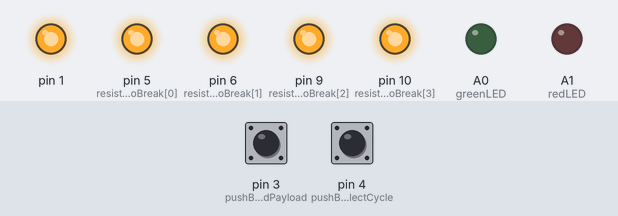
Bench run of a sketch on a simulated Arduino Uno, built with avr-gcc and run on an emulated ATmega328P. On the bench: output pins drawn as LEDs (lit = HIGH). Dashed ring = blinking. The test bench sets the inputs (shaded band); at power-on: pin 3 (pushButtonToSendPayload) LOW, pin 4 (pushButtonToSelectCycle) LOW. No radio packets arrive unless stated.

Above: at 4.8 s.
4.9 s: pin 3 (pushButtonToSendPayload) pulled HIGH for 2.35 s
At 6.4 s:
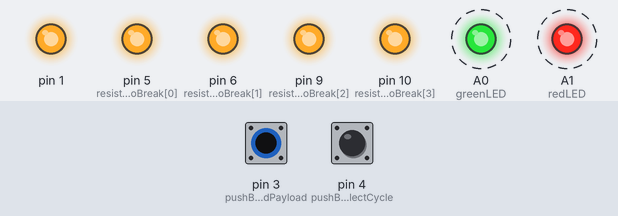
10.0 s: pin 4 (pushButtonToSelectCycle) pulled HIGH for 2.35 s
At 12.4 s:
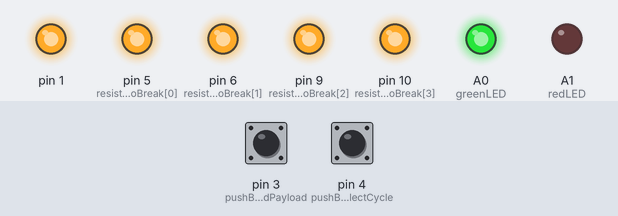
13.8 s: pin 4 (pushButtonToSelectCycle) pulled HIGH for 2.35 s
At 15.4 s:
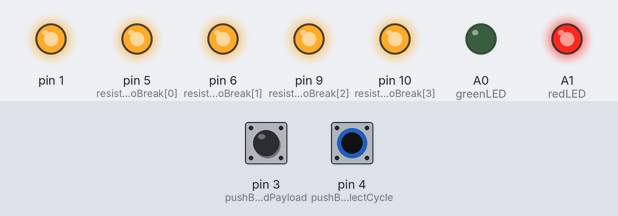
Timing chart, 0 to 16.9 s (numbered marks = the images above; inputs shaded):
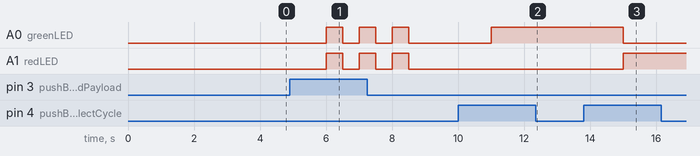

Measured:
- after the input at 4.9 s, A0 (greenLED), A1 (redLED): alternates HIGH for 0.50 s and LOW for 0.50 s, 6 changes in all, then stays LOW, starting after 1.1 s
- after the input at 10.0 s, A0 (greenLED): LOW → HIGH after 1.0 s
- after the input at 13.8 s, A0 (greenLED): HIGH → LOW after 1.2 s; A1 (redLED): LOW → HIGH after 1.2 s

The sketch:

wirelessNodes_Master2.0.ino
```cpp
//Libraries
//See documentation at https://nRF24.github.io/RF24
#include <RF24.h>

//Definition of radio ID in the mesh
#define radioID 0

//A struct variable to hold data that will be transmitted through the radio
//It is essentially the payload that will be always transmitted
struct structPayloadRF {
  //This variable will indicate for slaves to perform measurement cycle 1
  boolean buttonToActivateCycle1_CurrentStatus = false;
  //This variable will indicate for slaves to perform measurement cycle 2
  boolean buttonToActivateCycle2_CurrentStatus = false;
};
//Definition of the type payloadRF as a struct of the type structPayloadRF
typedef struct structPayloadRF payloadRF;
//Creation of a payload variable to send data
payloadRF sentPayload;

//Variables to hold state of the transmissions
boolean payloadTransmissionStatus = true;
boolean sendPayloadToSlaves = false;

//Constructor of the RF24 module
RF24 radio(7, 8);

//Array to hold addresses of the nodes in the mesh, so to identify to which we are communicating
//As RF24 documentation says, "it is very helpful to think of an address as a path
//instead of as an identifying device destination"
//In our case, Master will communicate to all nodes at the same time, so there will be
//only one path to communicate to all, and all slaves will hear it.
byte address[][6] = {"1node"};

//Button state variables, to indicate previous and current state
boolean buttonToSelectCycle_CurrentStatus    = HIGH;
boolean buttonToSendPayload_CurrentStatus    = HIGH;
boolean firstLoop = true;

//Define LED and button pins
#define greenLED A0
#define redLED A1
#define pushButtonToSelectCycle 4
#define pushButtonToSendPayload 3
byte resistorNoBreak[4] = {5,6,9,10}; //Resistor to have a minimum current draw avoid powerbank to shutdown

void setup() {
  //Set no-break resistors to provide a minimum current draw so powerbank doesn't turn off
  for (byte i=0;i<=4;i++){
      pinMode(resistorNoBreak[i], OUTPUT);
      digitalWrite(resistorNoBreak[i], HIGH);
  }
  //Initialize RF24 module
  radio.begin();
  //Configure RF24 module to write on the pipe indicated on address[0]
  radio.openWritingPipe(address[0]);
  //Configuring the pins
  pinMode(greenLED, OUTPUT);
  pinMode(redLED, OUTPUT);
  pinMode(pushButtonToSelectCycle, INPUT);
  pinMode(pushButtonToSendPayload, INPUT);
}

void loop() {
  //If sendPayloadToSlaves variable is TRUE, it indicates a payload is to be sent to the slaves
  //If payloadTransmissionStatus is not TRUE, than last payload was unsuccesfully transmitted
  //and a new attempt should be made to transmit it again
  if (sendPayloadToSlaves || !payloadTransmissionStatus) {
    blinkLED(); //blink LEDs 3 times to indicate that an attempt to send the payload is being done
    payloadTransmissionStatus = radio.write( &sentPayload, sizeof(payloadRF) ); //Send payload sentPayload
    //payloadTransmissionStatus will store the transmission status: TRUE = succesful; FALSE = unsuccesful
    sendPayloadToSlaves = false; //One attempt to transmit the payload has been done, so this can be set to FALSE
    //In the end, LEDs will be off until a new cycle is selected with the push button
  }

  //Check if the pushButtonToSelectCycle has been pushed
  //If it is pushed, we should switch the measurement cycle to be sent to the slaves
  buttonToSelectCycle_CurrentStatus = digitalRead(pushButtonToSelectCycle);
  if (buttonToSelectCycle_CurrentStatus) {
    //If the above evaluates to true, than a new pushing event has occurred
    //Change the status of the payload accordingly to user input
    //The push button will change from cycle 1 to 2, and 2 to 1, sequentially
    if (firstLoop == true) {
      //This is only for the first loop (pressing), so to initialize the variables
      sentPayload.buttonToActivateCycle1_CurrentStatus = true;
      firstLoop = false;
    } else {
      //If it is not the first loop, then we shoul just swipe the variable status
      sentPayload.buttonToActivateCycle1_CurrentStatus = !sentPayload.buttonToActivateCycle1_CurrentStatus;
      sentPayload.buttonToActivateCycle2_CurrentStatus = !sentPayload.buttonToActivateCycle2_CurrentStatus;
    }
    //LEDs will indicate which measurement cycle was chosen and that will be/was transmitted to the slaves
    digitalWrite(greenLED, sentPayload.buttonToActivateCycle1_CurrentStatus);
    digitalWrite(redLED, sentPayload.buttonToActivateCycle2_CurrentStatus);
  }
  delay(1000); //Delay to reduce the chance of consecutive pushes to the button be detected

  //Check if the pushButtonToSendPayload has been pushed
  //If it is pushed, we should indicate that a payload is ready to be sent
  buttonToSendPayload_CurrentStatus = digitalRead(pushButtonToSendPayload);
  if (buttonToSendPayload_CurrentStatus) {
    //Change the status of sendPayloadToSlaves button, so the payload can be sent
    sendPayloadToSlaves = true;
  }
  delay(1000); //Delay to reduce the chance of consecutive pushes to the button be detected
}

void blinkLED() {
  //Function to blink the greeLED and redLED three times with a 500 ms interval
  for (byte i = 0; i < 3; i++) {
    digitalWrite(greenLED, HIGH);
    digitalWrite(redLED, HIGH);
    delay(500);
    digitalWrite(greenLED, LOW);
    digitalWrite(redLED, LOW);
    delay(500);
  }
}
```
